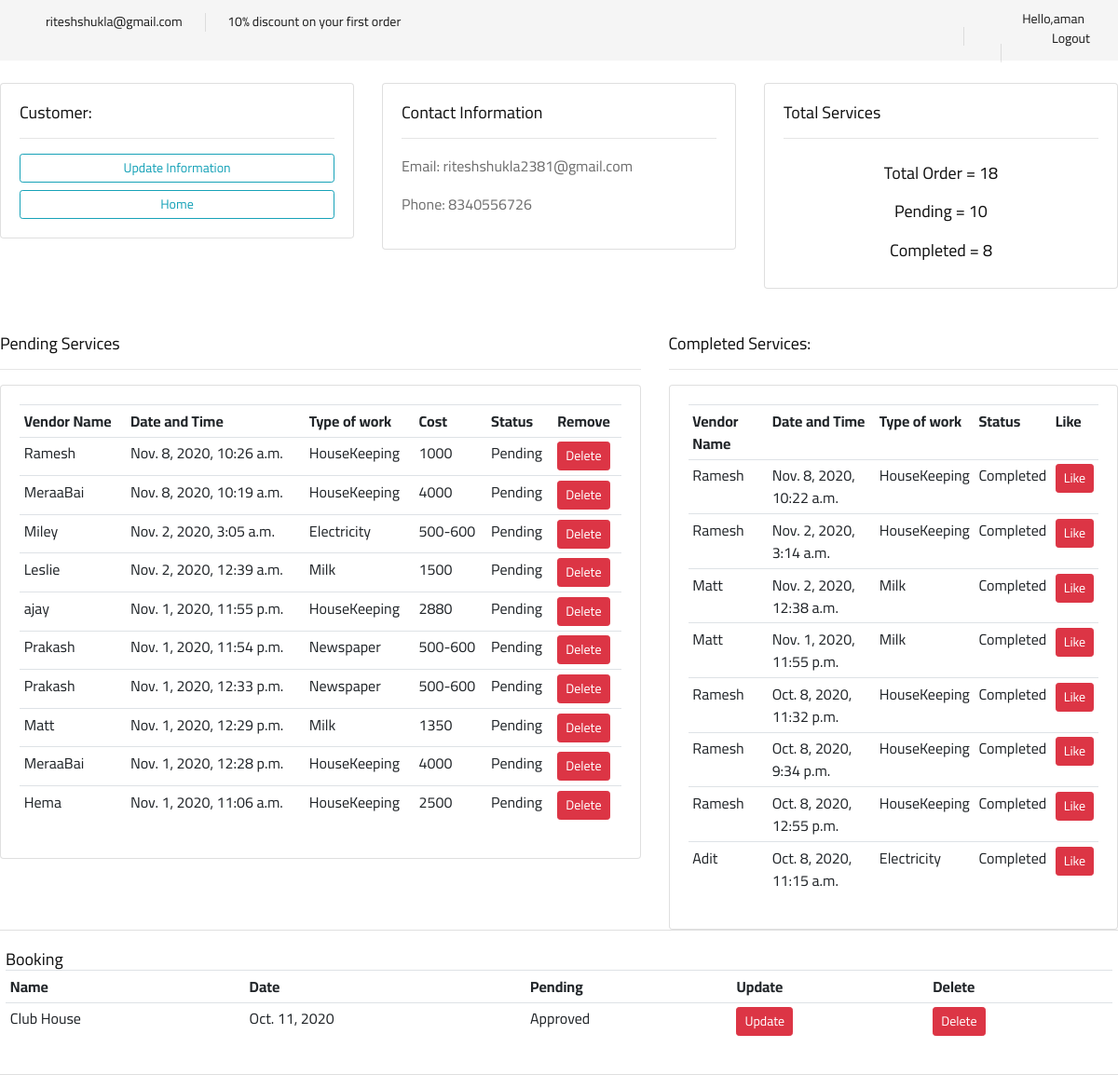
The page /myorder (signed in) on the database its author committed.
### account/models.py (models this page shows, shortened)
class Customer(models.Model):
	user = models.OneToOneField(User, null=True,  on_delete=models.CASCADE,blank=True)
	name=models.CharField(max_length=200,null=True,blank=True)
	phone=models.CharField(max_length=200,null=True,blank=True)
	email=models.EmailField(max_length=200,null=True,blank=True)
	date_created=models.DateTimeField(auto_now_add=True,null=True,blank=True)
	address=models.CharField(max_length=200,null=True,blank=True)
	maintencefees=models.FloatField(null=True,blank=True)
	liked=models.ManyToManyField(Vendor)

class Order(models.Model):
	STATUS=(
		('Pending','Pending'),
		('Completed','Completed'),
	)
	customer=models.ForeignKey(Customer,null=True,on_delete=models.SET_NULL)
	vendor=models.ForeignKey(Vendor,null=True,on_delete=models.SET_NULL)
	date_created=models.DateTimeField(auto_now_add=True,null=False)
	status=models.CharField(max_length=200,null=True,choices=STATUS)

class Vendor(models.Model):
	user = models.OneToOneField(User, null=True, blank=True, on_delete=models.CASCADE)
	name=models.CharField(max_length=200,null=True,blank=True)
	phone=models.CharField(max_length=200,null=True,blank=True)
	email=models.EmailField(max_length=200,null=True,blank=True)
	date_created=models.DateTimeField(auto_now_add=True,null=True)
	price=models.TextField(null=True,blank=True)
	address=models.TextField(null=True,blank=True)
	insta=models.CharField(max_length=2048,null=True,blank=True)
	twitter=models.CharField(max_length=2048,null=True,blank=True)
	fb=models.CharField(max_length=2048,null=True,blank=True)
	TimesBooked=models.IntegerField(null=True,blank=True)
	bio=models.TextField(null=True,blank=True)
	Options=(('Electricity','Electricity'),
				('HouseKeeping','HouseKeeping'),
				('PestControl','PestControl'),
				('Carpenter','Carpenter'),
				('Milk','Milk'),
				('Civil','Civil'),
				('Newspaper','Newspaper'),
				('Plumber','Plumber'),)
	image=models.ImageField(default="no-profile-pic-icon-27.jpg",null=True,blank=True)
	Authenticated=models.BooleanField(default=False,null=True,blank=True)
	type=models.CharField(max_length=200,null=True,choices=Options)

class Booking(models.Model):
	Options=(('Club House','Club House'),
		('Guest House','Guest House'),
		('Function Hall','Function Hall'))
	STATUS=(('Approved','Approved'),
		('Pending','Pending'),
		('Denied','Denied'))
	customer=models.ForeignKey(Customer,null=True,on_delete=models.CASCADE)
	date_created=models.DateTimeField(auto_now_add=True,null=False,blank=True)
	Type=models.CharField(max_length=200,null=True,blank=True,choices=Options)
	status=models.CharField(max_length=200,null=True,blank=True,choices=STATUS)
	startdate=models.DateField(null=True,blank=True)
	reason=models.TextField(null=True,blank=True)

### account/decorators.py (the view)
    def wrapper_func(request,*args,**kwargs):
        if not request.user.is_authenticated:
            return redirect('/login/')
        else:
            return view_func(request , *args,**kwargs)

### account/views.py (called while the page is built)
@authenticated_user
def myorder(request):
    custom=Customer.objects.get(user=request.user)
    orders=Order.objects.filter(customer=Customer.objects.get(user=request.user)).order_by('-date_created')
    booking=Booking.objects.filter(customer=Customer.objects.get(user=request.user))
    total_orders=orders.count()
    myFilter = OrderFilter(request.GET, queryset=orders)
    delivered=orders.filter(status="Completed").count()
    pending=orders.filter(status="Pending").count()
    x=custom.liked.all()
    context={'orders':orders,'total_orders':total_orders,'delivered':delivered,'pending':pending,'custom':custom,'myFilter':myFilter,'x':x,'booking':booking}
    return render(request,'myorders.html',context)

### account/templates/myorders.html
{%  extends 'mainvendors.html' %}
{% block content %}
<br>
	<div class="row">
		<div class="col-md">
			<div class="card card-body">
				<h5>Customer:</h5>
				<hr>
				<a class="btn btn-outline-info  btn-sm btn-block" href="update/{{request.user}}">Update Information</a>
				<a class="btn btn-outline-info  btn-sm btn-block" href="/">Home</a>
			</div>
		</div>
		<div class="col-md">
			<div class="card card-body">
				<h5>Contact Information</h5>
				<hr>
				<p>Email: {{custom.email}}</p>
				<p>Phone: {{custom.phone}}</p>
			</div>
		</div>
		<div class="col-md">
			<div class="card card-body">
				<h5>Total Services</h5>
				<hr>
				<h5 style="text-align: center;padding: 10px">Total Order = {{total_orders}}</h5>
				<h5 style="text-align: center;padding: 10px">Pending = {{pending}}</h5>
				<h5 style="text-align: center;padding: 10px">Completed  = {{delivered}}</h5>
			</div>
		</div>
	</div>
<br>
<br>
<div class="row">
	<div class="col-md-7">
		<h5>Pending Services</h5>
		<hr>
		<div class="card card-body">
			<table class="table table-sm">
				<tr>
					<th>Vendor Name</th>
					<th>Date and Time</th>
					<th>Type of work</th>
					<th>Cost</th>
					<th>Status</th>
					<th>Remove</th>
				</tr>
				{% for order in orders %}
					{% if order.status == "Pending" %}
					<tr>
						<td>{{order.vendor.name}}</td>
						<td>{{order.date_created}}</td>
						<td>{{order.vendor.type}}</td>
						<td>{{order.vendor.price}}</td>
						<td>{{order.status}}</td>
						<td><a class="btn btn-sm btn-danger" href="/delete/{{order.id}}">Delete</a></td>
					</tr>
					{% endif %}
				{% endfor %}
			</table>
		</div>
	</div>
	<div class="col-md-5">
		<h5>Completed Services:</h5>
		<hr>
		<div class="card card-body">
			<table class="table table-sm">
				<tr>
					<th>Vendor Name</th>
					<th>Date and Time</th>
					<th>Type of work</th>
					<th>Status</th>
					<th>Like</th>
				</tr>
				{% for order in orders %}
					{% if order.status == "Completed" %}
					<tr>
						<td>{{order.vendor.name}}</td>
						<td>{{order.date_created}}</td>
						<td>{{order.vendor.type}}</td>
						<td>{{order.status}}</td>
						<td><a class="btn btn-sm btn-danger" href="/like/{{order.vendor.id}}">Like</a></td>
					</tr>
					{% endif %}
				{% endfor %}
			</table>
		</div>
	</div>
	<div class="card card-body">
		<h5>Booking </h5>
		<table class="table table-sm">
			<tr>
				<th>Name</th>
				<th>Date</th>
				<th>Pending</th>
				<th>Update</th>
				<th>Delete</th>
			</tr>
			{% for i in booking %}
				<tr>
					<td>{{i.Type}}</td>
					<td>{{i.startdate}}</td>
					<td>{{i.status}}</td>
					<td><a class="btn btn-sm btn-danger" href="/updatebooking/{{i.id}}">Update</a></td>
					<td><a class="btn btn-sm btn-danger" href="/deleteBooking/{{i.id}}">Delete</a></td>
				</tr>
			{% endfor %}
		</table>
	</div>
</div>
{% endblock content %}

### account/templates/mainvendors.html (shortened to what this page needs)
{% load static %}
<!DOCTYPE html>
<html>
<head>
	<link rel="stylesheet" href="https://stackpath.bootstrapcdn.com/bootstrap/4.3.1/css/bootstrap.min.css">
	<link rel="stylesheet" type="text/css" href="{% static '/css/vendor.css' %}">
    <link rel="stylesheet" href="{% static 'css/bootstrap.min.css' %}" type="text/css">
    <link rel="stylesheet" href="{% static 'css/font-awesome.min.css' %}" type="text/css">
    <link rel="stylesheet" href="{%static 'css/elegant-icons.css' %}" type="text/css">
    <link rel="stylesheet" href="{%static 'css/nice-select.css'%}" type="text/css">
    <link rel="stylesheet" href="{%static 'css/jquery-ui.min.css' %}" type="text/css">
    <link rel="stylesheet" href="{%static 'css/owl.carousel.min.css' %}" type="text/css">
    <link rel="stylesheet" href="{%static 'css/slicknav.min.css' %}" type="text/css">
    <link rel="stylesheet" href="{%static 'css/style.css' %}" type="text/css">
    <link rel="stylesheet" href="{%static 'css/1.css' %}" type="text/css">
</head>
<body>
	 <header class="header">
        <div class="header__top">
            <div class="container">
                <div class="row">
                    <div class="col-lg-6 col-md-6">
                        <div class="header__top__left">
                            <ul>
                                <li><i class="fa fa-envelope"></i> riteshshukla@gmail.com</li>
                                <li>10% discount on your first order</li>
                            </ul>
                        </div>
                    </div>
                    <div class="col-lg-6 col-md-6">
                        <div class="header__top__right">
                            <div class="header__top__right__social">
                                <a href="#"><i class="fa fa-facebook"></i></a>
                                <a href="#"><i class="fa fa-twitter"></i></a>
                                <a href="https://www.instagram.com/societyonfingertips/"><i class="fa fa-instagram"></i></a>
                                <a href="#"><i class="fa fa-pinterest-p"></i></a>
                            </div>
                            {%if user.is_authenticated%}
                                <div class="header__top__right__auth">
                                    <a href="/logout">Hello,{{request.user}}</a>
                                    <a href="/logout"><i class="fa fa-user"></i> Logout</a>
                                </div>
                            {%else%}
                                <div class="header__top__right__auth">
                                    <a href="/login"><i class="fa fa-user"></i> Login</a>
                                </div>
                            {%endif %}
                        </div>
                    </div>
                </div>
            </div>
        </div>
    </header>
	{% block content %}
	{% endblock %}
</body>
</html>

### account/static/css/style.css (style rules this page uses)
html, body { height: 100%; font-family: "Cairo", sans-serif; -webkit-font-smoothing: antialiased; font-smoothing: antialiased; }
h1, h2, h3, h4, h5, h6 { margin: 0; color: #111111; font-weight: 400; font-family: "Cairo", sans-serif; }
h5 { font-size: 18px; }
p { font-size: 16px; font-family: "Cairo", sans-serif; color: #6f6f6f; font-weight: 400; line-height: 26px; margin: 0 0 15px 0; }
ul, ol { padding: 0; margin: 0; }
.header__top { background: #f5f5f5; }
.header__top__left { padding: 10px 0 13px; }
.header__top__left ul li { font-size: 14px; color: #1c1c1c; display: inline-block; margin-right: 45px; position: relative; }
.header__top__left ul li:after { position: absolute; right: -25px; top: 1px; height: 20px; width: 1px; background: #000000; opacity: 0.1; content: ""; }
.header__top__left ul li:last-child { margin-right: 0; }
.header__top__left ul li:last-child:after { display: none; }
.header__top__left ul li i { color: #252525; margin-right: 5px; }
.header__top__right { text-align: right; padding: 10px 0 13px; }
.header__top__right__social { position: relative; display: inline-block; margin-right: 35px; }
.header__top__right__social:after { position: absolute; right: -20px; top: 1px; height: 20px; width: 1px; background: #000000; opacity: 0.1; content: ""; }
.header__top__right__social a { font-size: 14px; display: inline-block; color: #1c1c1c; margin-right: 20px; }
.header__top__right__social a:last-child { margin-right: 0; }
.header__top__right__auth { display: inline-block; }
.header__top__right__auth a { display: block; font-size: 14px; color: #1c1c1c; }
.header__top__right__auth a i { margin-right: 6px; }
@media only screen and (min-width: 1200px) { .container { max-width: 1170px; } }

### account/static/css/1.css (style rules this page uses)
body, html { height: 100%; }

### rows shown on the page
Customer: email "riteshshukla2381@gmail.com", phone "8340556726"
Order: vendor.name "Ramesh", date_created "Nov. 8, 2020, 10:26 a.m.", vendor.type "HouseKeeping", vendor.price "1000", status "Pending"
Order: vendor.name "MeraaBai", date_created "Nov. 8, 2020, 10:19 a.m.", vendor.type "HouseKeeping", vendor.price "4000", status "Pending"
Order: vendor.name "Miley", date_created "Nov. 2, 2020, 3:05 a.m.", vendor.type "Electricity", vendor.price "500-600", status "Pending"
Order: vendor.name "Leslie", date_created "Nov. 2, 2020, 12:39 a.m.", vendor.type "Milk", vendor.price "1500", status "Pending"
Order: vendor.name "ajay", date_created "Nov. 1, 2020, 11:55 p.m.", vendor.type "HouseKeeping", vendor.price "2880", status "Pending"
Order: vendor.name "Prakash", date_created "Nov. 1, 2020, 11:54 p.m.", vendor.type "Newspaper", vendor.price "500-600", status "Pending"
Order: vendor.name "Prakash", date_created "Nov. 1, 2020, 12:33 p.m.", vendor.type "Newspaper", vendor.price "500-600", status "Pending"
Order: vendor.name "Matt", date_created "Nov. 1, 2020, 12:29 p.m.", vendor.type "Milk", vendor.price "1350", status "Pending"
Order: vendor.name "MeraaBai", date_created "Nov. 1, 2020, 12:28 p.m.", vendor.type "HouseKeeping", vendor.price "4000", status "Pending"
Order: vendor.name "Hema", date_created "Nov. 1, 2020, 11:06 a.m.", vendor.type "HouseKeeping", vendor.price "2500", status "Pending"
Order: vendor.name "Ramesh", date_created "Nov. 8, 2020, 10:22 a.m.", vendor.type "HouseKeeping", status "Completed"
Order: vendor.name "Ramesh", date_created "Nov. 2, 2020, 3:14 a.m.", vendor.type "HouseKeeping", status "Completed"
Order: vendor.name "Matt", date_created "Nov. 2, 2020, 12:38 a.m.", vendor.type "Milk", status "Completed"
Order: vendor.name "Matt", date_created "Nov. 1, 2020, 11:55 p.m.", vendor.type "Milk", status "Completed"
Order: vendor.name "Ramesh", date_created "Oct. 8, 2020, 11:32 p.m.", vendor.type "HouseKeeping", status "Completed"
Order: vendor.name "Ramesh", date_created "Oct. 8, 2020, 9:34 p.m.", vendor.type "HouseKeeping", status "Completed"
Order: vendor.name "Ramesh", date_created "Oct. 8, 2020, 12:55 p.m.", vendor.type "HouseKeeping", status "Completed"
Order: vendor.name "Adit", date_created "Oct. 8, 2020, 11:15 a.m.", vendor.type "Electricity", status "Completed"
Booking: Type "Club House", startdate "Oct. 11, 2020", status "Approved"

### other values the page prints
{{ request.user }} "aman"
{{ total_orders }} "18"
{{ pending }} "10"
{{ delivered }} "8"
